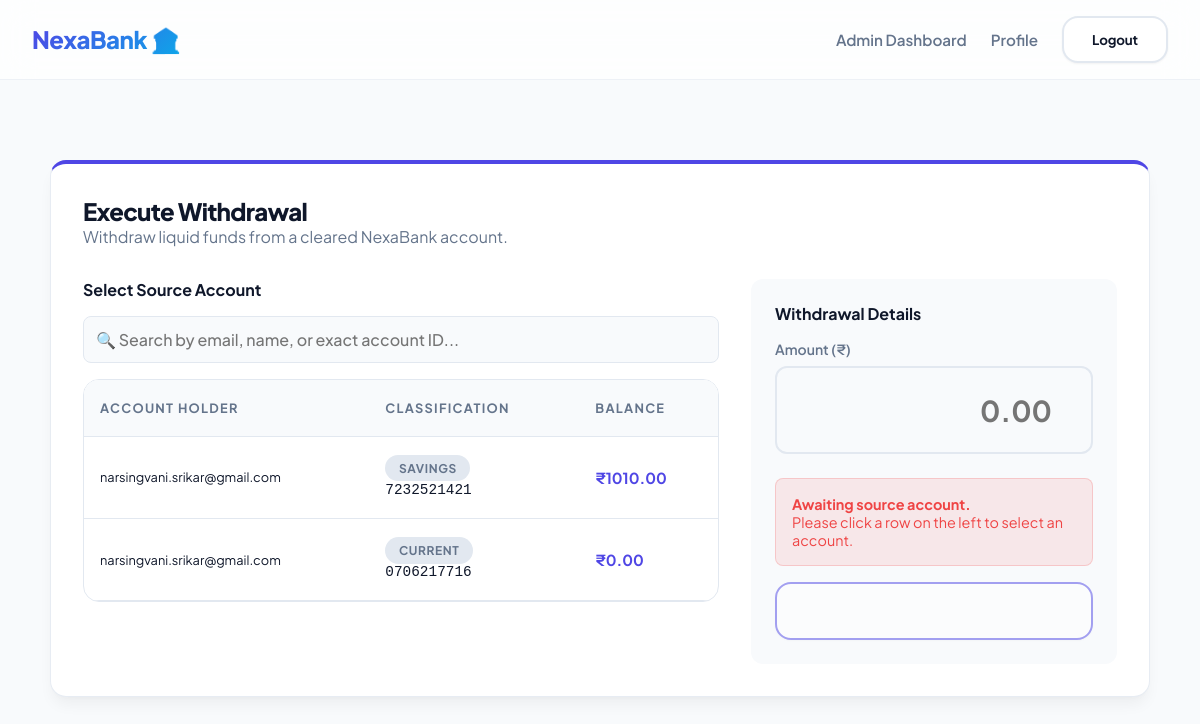
Before: /transactions/withdraw/ (signed in) with the older database file.
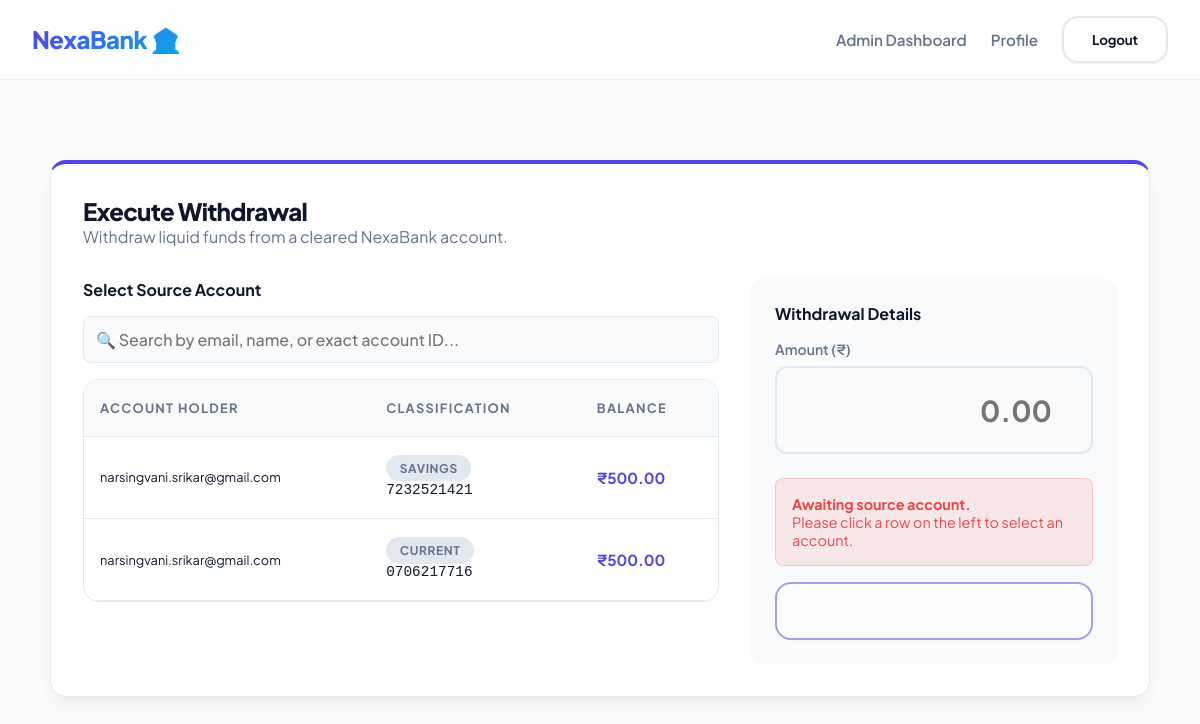
After: the same page with the newer database file.
### apps/banking/models.py (models this page shows, shortened)
class BankAccount(models.Model):
    ACCOUNT_TYPES = (
        ('SAVINGS', 'Savings'),
        ('CURRENT', 'Current'),
    )
    user = models.ForeignKey(User, on_delete=models.CASCADE, related_name='accounts')
    account_number = models.CharField(max_length=20, unique=True)
    account_type = models.CharField(max_length=10, choices=ACCOUNT_TYPES, default='SAVINGS')
    balance = models.DecimalField(max_digits=12, decimal_places=2, default=0.00)
    is_frozen = models.BooleanField(default=False)
    created_at = models.DateTimeField(auto_now_add=True)

### apps/accounts/models.py (models this page shows, shortened)
class CustomUser(AbstractBaseUser, PermissionsMixin):
    ROLE_CHOICES = (
        ('ADMIN', 'Admin'),
        ('CUSTOMER', 'Customer'),
        ('TELLER', 'Teller'),
    )
    email = models.EmailField(unique=True)
    role = models.CharField(max_length=10, choices=ROLE_CHOICES, default='CUSTOMER')
    is_active = models.BooleanField(default=True)
    is_verified = models.BooleanField(default=False)
    is_staff = models.BooleanField(default=False)
    created_at = models.DateTimeField(auto_now_add=True)
    objects = CustomUserManager()
    USERNAME_FIELD = 'email'
    REQUIRED_FIELDS = []

### apps/transactions/views.py (the view, shortened to what this page needs)
# urls.py: path('withdraw/', views.withdraw_view, name='withdraw'),
@login_required
@role_required('CUSTOMER', 'TELLER', 'ADMIN')
def withdraw_view(request):
    if request.user.role in ['ADMIN', 'TELLER']:
        accounts = BankAccount.objects.select_related('user').all()
    else:
        accounts = BankAccount.objects.filter(user=request.user)
    return render(request, 'transactions/withdraw.html', {'accounts': accounts})

### apps/transactions/templates/transactions/withdraw.html (shortened to what this page needs)
{% extends 'base.html' %}
{% block content %}
<div class="card" style="max-width: 1100px; margin: 3rem auto; padding: 2rem; border-top: 4px solid var(--primary);">
    <h2>Execute Withdrawal</h2>
    <p style="color: var(--text-muted); margin-bottom: 2rem;">Withdraw liquid funds from a cleared NexaBank account.</p>
    <form method="POST">
        <div style="display: flex; gap: 2rem; flex-wrap: wrap;">
            <div style="flex: 2; min-width: 400px;">
                <h4 style="margin-bottom: 1rem;">Select Source Account</h4>
                <input type="text" id="accountSearch" class="form-control" placeholder="🔍 Search by email, name, or exact account ID..." onkeyup="filterAccounts()" style="margin-bottom: 1rem; padding: 0.75rem; border-radius: 8px; border: 1px solid var(--border);">
                <div class="table-container" style="max-height: 400px; overflow-y: auto; margin-top: 0; box-shadow: none; border: 1px solid var(--border);">
                    <table id="accountTable" style="margin-bottom: 0;">
                        <thead style="position: sticky; top: 0; background: white; z-index: 1;">
                            <tr>
                                <th>Account Holder</th>
                                <th>Classification</th>
                                <th>Balance</th>
                            </tr>
                        </thead>
                        <tbody>
                            {% for acc in accounts %}
                            <tr class="account-row" onclick="selectAccount('{{ acc.id }}', this)" style="cursor: pointer; transition: 0.2s;">
                                <td>
                                    <div style="font-size: 0.8rem; color: var(--text-light);">{{ acc.user.email }}</div>
                                </td>
                                <td>
                                    <div><span class="badge badge-secondary">{{ acc.get_account_type_display }}</span></div>
                                    <div style="font-family: monospace; font-size: 0.9rem; margin-top: 0.4rem; color: var(--text-light);">{{ acc.account_number }}</div>
                                </td>
                                <td style="font-weight: bold; color: var(--primary);">₹{{ acc.balance }}</td>
                            </tr>
                            {% endfor %}
                        </tbody>
                    </table>
                </div>
            </div>
            <div style="flex: 1; min-width: 300px; padding: 1.5rem; background: var(--background); border-radius: 12px; height: fit-content;">
                <h4 style="margin-bottom: 1rem; color: var(--text);">Withdrawal Details</h4>
                <div class="form-group">
                    <label class="form-label" style="font-weight: 600;">Amount (₹)</label>
                    <input type="number" name="amount" class="form-control" step="0.01" min="1" placeholder="0.00" required style="font-size: 1.8rem; padding: 1.5rem; font-weight: bold; text-align: right;" />
                </div>
                <div id="selectionHint" style="padding: 1rem; background: rgba(239, 68, 68, 0.1); border-radius: 8px; margin: 1rem 0; color: var(--danger); font-size: 0.9rem; border: 1px solid rgba(239, 68, 68, 0.2);">
                    <strong>Awaiting source account.</strong><br/>Please click a row on the left to select an account.
                </div>
                <button type="submit" id="submitBtn" class="btn btn-secondary" disabled style="width: 100%; padding: 1rem; font-size: 1.1rem; opacity: 0.5; transition: 0.3s; border-color: var(--primary); color: white;">Confirm Withdrawal</button>
            </div>
        </div>
    </form>
</div>
{% endblock %}

Changed rows visible on the page:
changed BankAccount "SAVINGS": balance "1010.00" → "500.00"
changed BankAccount "CURRENT": balance "0.00" → "500.00"
